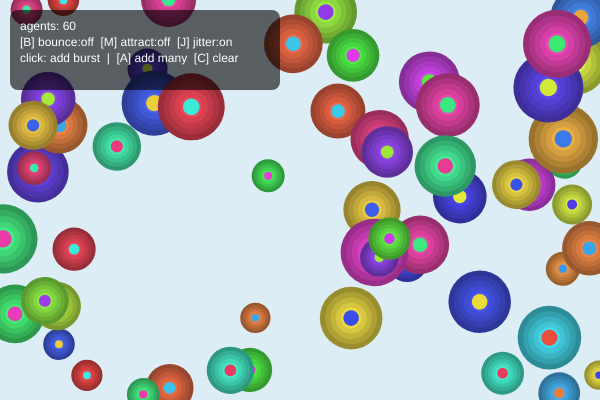
Frame 1 (no input)
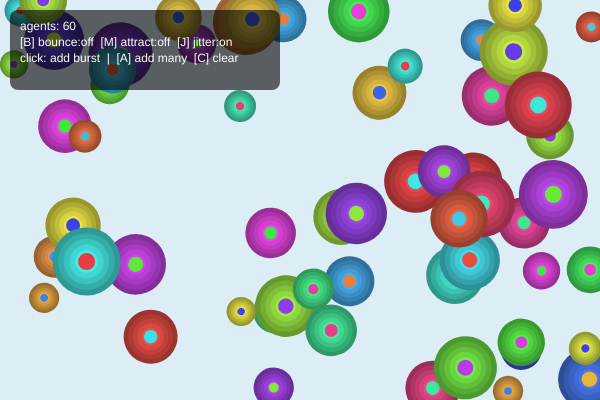
Frame 60 (no input)
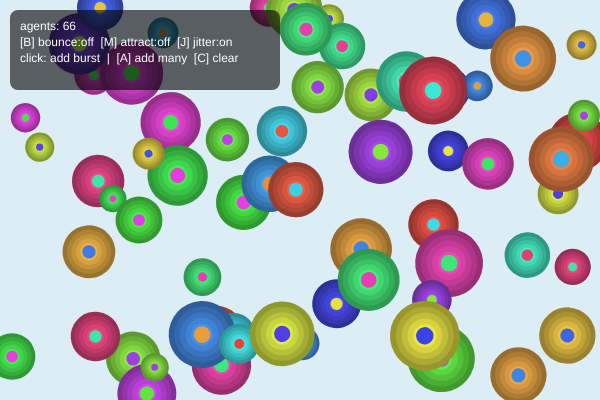
Frame 120 (the mouse pressed at the canvas centre since frame 60)

The p5.js sketch that drew these frames (run headless with seeded random() and noise() and a simulated clock; from frame 60 on, the mouse is pressed at the canvas centre):

// p5.js sketch
// ── sketch.js
// DDM2008
// Activity 4b – Objects in Motion
// Janis Lim Hui

let agents = [];
const START_COUNT = 60;

let useBounce = false;
let attractToMouse = false;
let jitterOn = true;

function setup() {
  createCanvas(600, 400);
  colorMode(HSB, 360, 100, 100, 100);
  noStroke();
  for (let i = 0; i < START_COUNT; i++) addAgent(random(width), random(height));
}

function draw() {
  background(200, 10, 96);

  for (let a of agents) {
    if (attractToMouse) a.steer(createVector(mouseX, mouseY), 0.08);
    if (jitterOn) a.jitter(0.25);
    if (useBounce) a.bounce(); else a.wrap();
    a.update();
    a.show();
  }

  // remove dead ones
  for (let i = agents.length - 1; i >= 0; i--) {
    if (agents[i].dead) agents.splice(i, 1);
  }

  hud();
}

class Agent {
  constructor(x, y, r = 10) {
    this.pos = createVector(x, y);
    this.vel = p5.Vector.random2D().mult(random(0.5, 2.2));
    this.acc = createVector(0, 0);
    this.r = r;
    this.h = random(360);
    this.alpha = 85;
    this.spin = random(-0.03, 0.03);
    this.dead = false;
  }

  update() {
    this.vel.add(this.acc).limit(4);
    this.pos.add(this.vel);
    this.acc.mult(0);

    this.h = (this.h + 0.6) % 360;
    this.alpha = max(0, this.alpha - 0.02);
    this.r = max(2, this.r - 0.005);

    if (this.alpha <= 0.1 || this.r <= 2) this.dead = true;
  }

  show() {
    push();
    translate(this.pos.x, this.pos.y);
    rotate(frameCount * this.spin);
    for (let i = 6; i >= 1; i--) {
      fill(this.h, 70, map(i, 1, 6, 100, 60), this.alpha * map(i, 1, 6, 20, 6));
      circle(0, 0, this.r * i * 0.6);
    }
    fill((this.h + 180) % 360, 80, 95, this.alpha + 10);
    circle(0, 0, this.r * 0.9);
    pop();
  }

  applyForce(f) { this.acc.add(f); }

  steer(target, strength = 0.05) {
    const desired = p5.Vector.sub(target, this.pos).setMag(2.5);
    const steer = p5.Vector.sub(desired, this.vel).limit(0.8);
    this.applyForce(steer.mult(strength));
  }

  jitter(mag = 0.2) {
    this.applyForce(createVector(random(-mag, mag), random(-mag, mag)));
  }

  wrap() {
    if (this.pos.x > width) this.pos.x = 0;
    if (this.pos.x < 0) this.pos.x = width;
    if (this.pos.y > height) this.pos.y = 0;
    if (this.pos.y < 0) this.pos.y = height;
  }

  bounce() {
    if (this.pos.x < 0 || this.pos.x > width) {
      this.vel.x *= -1;
      this.pos.x = constrain(this.pos.x, 0, width);
    }
    if (this.pos.y < 0 || this.pos.y > height) {
      this.vel.y *= -1;
      this.pos.y = constrain(this.pos.y, 0, height);
    }
  }
}

// ---- helpers ----
function addAgent(x, y) {
  agents.push(new Agent(x, y, random(8, 20)));
}

function mousePressed() {
  for (let i = 0; i < 6; i++) addAgent(mouseX + random(-6, 6), mouseY + random(-6, 6));
}

function keyPressed() {
  if (key === 'B' || key === 'b') useBounce = !useBounce;
  if (key === 'M' || key === 'm') attractToMouse = !attractToMouse;
  if (key === 'J' || key === 'j') jitterOn = !jitterOn;
  if (key === 'R' || key === 'r') for (let a of agents) a.vel.rotate(random(-PI, PI));
  if (key === 'C' || key === 'c') agents = [];
  if (key === 'A' || key === 'a') for (let i = 0; i < 40; i++) addAgent(random(width), random(height));
}

function hud() {
  push();
  noStroke();
  fill(0, 60);
  rect(10, 10, 270, 80, 8);
  fill(0, 0, 100);
  textSize(12);
  textLeading(16);
  text(
    `agents: ${agents.length}
[B] bounce:${useBounce ? 'on' : 'off'}  [M] attract:${attractToMouse ? 'on' : 'off'}  [J] jitter:${jitterOn ? 'on' : 'off'}
click: add burst  |  [A] add many  [C] clear`,
    20, 30
  );
  pop();
}
